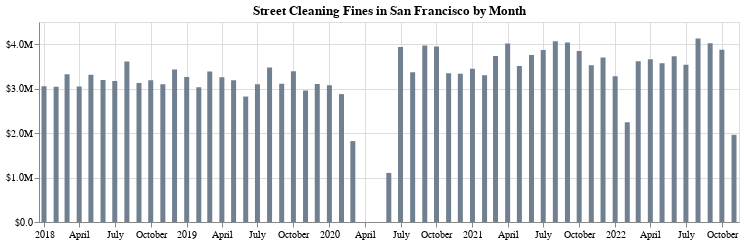

Notebook code for this chart:
### Code cell
# Visualize
alt.Chart(
    st_cleaning_month_fine,
    width=700,
    height=200
).mark_bar(color='slategray').encode(
    x=alt.X('Citation Issued DateTime', axis=alt.Axis(labelAngle=0), title=''),
    y=alt.Y('Fine Amount', axis=alt.Axis(format='$.2s'), title='')
).properties(
    title='Street Cleaning Fines in San Francisco by Month'
)

### Figure 1 — Vega-Lite specification as saved in the notebook (floating-point values rounded to 4 significant figures)
{"$schema": "https://vega.github.io/schema/vega-lite/v4.17.0.json", "config": {"view": {"continuousHeight": 300, "continuousWidth": 400}}, "data": {"name": "data-80c335422529cbea6f1c0425e49c9fb4"}, "datasets": {"data-80c335422529cbea6f1c0425e49c9fb4": [{"Citation Issued DateTime": "2018-01-01T00:00:00", "Fine Amount": 3055050}, {"Citation Issued DateTime": "2018-02-01T00:00:00", "Fine Amount": 3045268}, {"Citation Issued DateTime": "2018-03-01T00:00:00", "Fine Amount": 3323982}, {"Citation Issued DateTime": "2018-04-01T00:00:00", "Fine Amount": 3049719}, {"Citation Issued DateTime": "2018-05-01T00:00:00", "Fine Amount": 3312302}, {"Citation Issued DateTime": "2018-06-01T00:00:00", "Fine Amount": 3195648}, {"Citation Issued DateTime": "2018-07-01T00:00:00", "Fine Amount": 3171065}, {"Citation Issued DateTime": "2018-08-01T00:00:00", "Fine Amount": 3611444}, {"Citation Issued DateTime": "2018-09-01T00:00:00", "Fine Amount": 3125348}, {"Citation Issued DateTime": "2018-10-01T00:00:00", "Fine Amount": 3187668}, {"Citation Issued DateTime": "2018-11-01T00:00:00", "Fine Amount": 3097000}, {"Citation Issued DateTime": "2018-12-01T00:00:00", "Fine Amount": 3429196}, {"Citation Issued DateTime": "2019-01-01T00:00:00", "Fine Amount": 3260020}, {"Citation Issued DateTime": "2019-02-01T00:00:00", "Fine Amount": 3030804}, {"Citation Issued DateTime": "2019-03-01T00:00:00", "Fine Amount": 3388080}, {"Citation Issued DateTime": "2019-04-01T00:00:00", "Fine Amount": 3254244}, {"Citation Issued DateTime": "2019-05-01T00:00:00", "Fine Amount": 3189036}, {"Citation Issued DateTime": "2019-06-01T00:00:00", "Fine Amount": 2822716}, {"Citation Issued DateTime": "2019-07-01T00:00:00", "Fine Amount": 3098850}, {"Citation Issued DateTime": "2019-08-01T00:00:00", "Fine Amount": 3475207}, {"Citation Issued DateTime": "2019-09-01T00:00:00", "Fine Amount": 3110546}, {"Citation Issued DateTime": "2019-10-01T00:00:00", "Fine Amount": 3390127}, {"Citation Issued DateTime": "2019-11-01T00:00:00", "Fine Amount": 2957520}, {"Citation Issued DateTime": "2019-12-01T00:00:00", "Fine Amount": 3106043}, {"Citation Issued DateTime": "2020-01-01T00:00:00", "Fine Amount": 3076638}, {"Citation Issued DateTime": "2020-02-01T00:00:00", "Fine Amount": 2877970}, {"Citation Issued DateTime": "2020-03-01T00:00:00", "Fine Amount": 1819765}, {"Citation Issued DateTime": "2020-04-01T00:00:00", "Fine Amount": 0}, {"Citation Issued DateTime": "2020-05-01T00:00:00", "Fine Amount": 0}, {"Citation Issued DateTime": "2020-06-01T00:00:00", "Fine Amount": 1104420}, {"Citation Issued DateTime": "2020-07-01T00:00:00", "Fine Amount": 3935622}, {"Citation Issued DateTime": "2020-08-01T00:00:00", "Fine Amount": 3369271}, {"Citation Issued DateTime": "2020-09-01T00:00:00", "Fine Amount": 3973384}, {"Citation Issued DateTime": "2020-10-01T00:00:00", "Fine Amount": 3946761}, {"Citation Issued DateTime": "2020-11-01T00:00:00", "Fine Amount": 3345334}, {"Citation Issued DateTime": "2020-12-01T00:00:00", "Fine Amount": 3337829}, {"Citation Issued DateTime": "2021-01-01T00:00:00", "Fine Amount": 3447956}, {"Citation Issued DateTime": "2021-02-01T00:00:00", "Fine Amount": 3301435}, {"Citation Issued DateTime": "2021-03-01T00:00:00", "Fine Amount": 3733506}, {"Citation Issued DateTime": "2021-04-01T00:00:00", "Fine Amount": 4017449}, {"Citation Issued DateTime": "2021-05-01T00:00:00", "Fine Amount": 3511398}, {"Citation Issued DateTime": "2021-06-01T00:00:00", "Fine Amount": 3756228}, {"Citation Issued DateTime": "2021-07-01T00:00:00", "Fine Amount": 3871790}, {"Citation Issued DateTime": "2021-08-01T00:00:00", "Fine Amount": 4064192}, {"Citation Issued DateTime": "2021-09-01T00:00:00", "Fine Amount": 4040185}, {"Citation Issued DateTime": "2021-10-01T00:00:00", "Fine Amount": 3844890}, {"Citation Issued DateTime": "2021-11-01T00:00:00", "Fine Amount": 3525970}, {"Citation Issued DateTime": "2021-12-01T00:00:00", "Fine Amount": 3702089}, {"Citation Issued DateTime": "2022-01-01T00:00:00", "Fine Amount": 3281322}, {"Citation Issued DateTime": "2022-02-01T00:00:00", "Fine Amount": 2243673}, {"Citation Issued DateTime": "2022-03-01T00:00:00", "Fine Amount": 3614533}, {"Citation Issued DateTime": "2022-04-01T00:00:00", "Fine Amount": 3659544}, {"Citation Issued DateTime": "2022-05-01T00:00:00", "Fine Amount": 3569244}, {"Citation Issued DateTime": "2022-06-01T00:00:00", "Fine Amount": 3728256}, {"Citation Issued DateTime": "2022-07-01T00:00:00", "Fine Amount": 3540882}, {"Citation Issued DateTime": "2022-08-01T00:00:00", "Fine Amount": 4127454}, {"Citation Issued DateTime": "2022-09-01T00:00:00", "Fine Amount": 4019487}, {"Citation Issued DateTime": "2022-10-01T00:00:00", "Fine Amount": 3873759}, {"Citation Issued DateTime": "2022-11-01T00:00:00", "Fine Amount": 1961067}]}, "encoding": {"x": {"axis": {"labelAngle": 0}, "field": "Citation Issued DateTime", "title": "", "type": "temporal"}, "y": {"axis": {"format": "$.2s"}, "field": "Fine Amount", "title": "", "type": "quantitative"}}, "height": 200, "mark": {"color": "slategray", "type": "bar"}, "title": "Street Cleaning Fines in San Francisco by Month", "width": 700}
